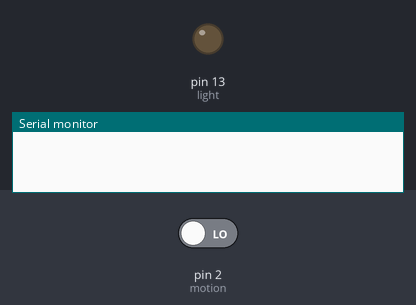
Recording of a sketch running on a simulated Arduino Uno, built with avr-gcc and run on an emulated ATmega328P. On the bench: output pins drawn as LEDs (lit = HIGH), the last lines printed to the serial monitor. Dashed ring = blinking. Inputs (shaded band) come from the test bench; at power-on: pin 2 (motion) LOW.

Above: at 3.8 s.
3.9 s: pin 2 (motion) driven HIGH
At 6.9 s:
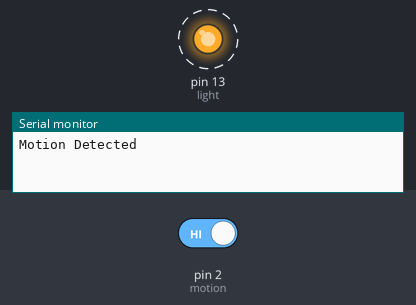
8.1 s: pin 2 (motion) driven LOW
At 9.1 s:
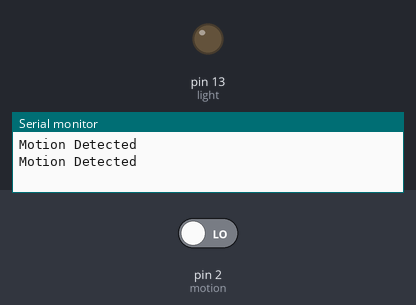
Timing chart, 0 to 11.1 s (numbered marks = the images above; inputs shaded):
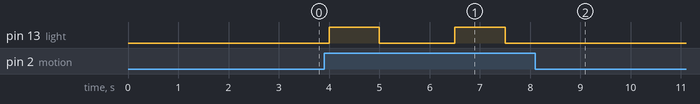

Measured:
- after the input at 3.9 s, pin 13 (light): alternates HIGH for 1.0 s and LOW for 1.5 s, starting after 0.10 s
- after the input at 8.1 s, pin 13 (light): stops changing and stays LOW

The sketch:

task1.1.ino
```cpp
int motion = 2;
int light = 13;
void setup() {
  // put your setup code here, to run once:
  pinMode (motion,INPUT);
  pinMode (light, OUTPUT);
  Serial.begin(9600);

}

void loop() {
  // put your main code here, to run repeatedly:
  digitalWrite (light,LOW);
  delay(1000); //this delay is to let the sensor settle down before taking a reading
  int sensor = digitalRead(motion);
  if (sensor == HIGH){
    digitalWrite(light,HIGH);
    delay(1000);
    digitalWrite(light,LOW);
    delay(500);
    Serial.println("Motion Detected");

  }
}
```
